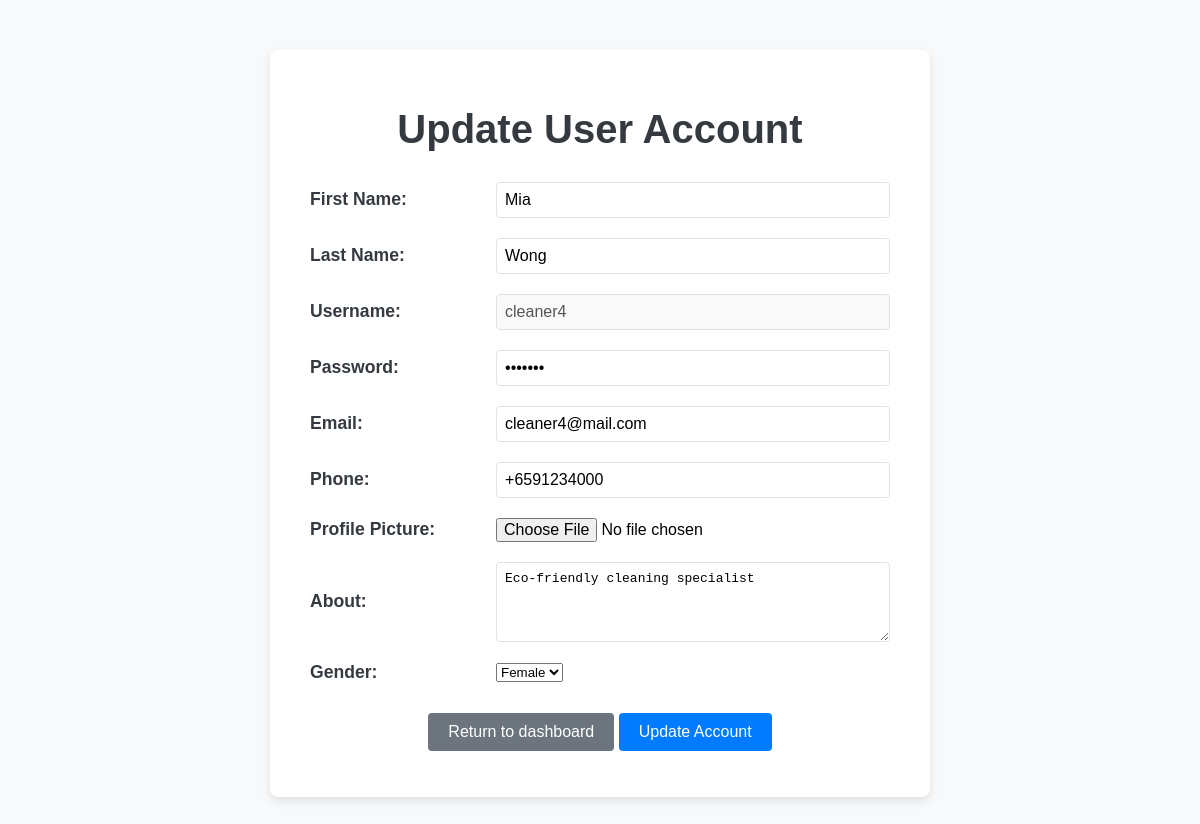
Page /cleaner/cleaner_update_profile.php?username=cleaner4 on the committed database.
### tables this page shows
CREATE TABLE IF NOT EXISTS `profile` (
  `profile_id` int(11) NOT NULL AUTO_INCREMENT,
  `user_id` int(11) NOT NULL,
  `first_name` varchar(256) NOT NULL,
  `last_name` varchar(256) NOT NULL,
  `about` varchar(256) NOT NULL,
  `gender` varchar(16) NOT NULL,
  `profile_image` longblob DEFAULT NULL,
  `status_id` int(11) DEFAULT NULL,
  PRIMARY KEY (`profile_id`),
  KEY `user_id` (`user_id`),
  KEY `status_id` (`status_id`)
);

CREATE TABLE IF NOT EXISTS `users` (
  `user_id` int(11) NOT NULL AUTO_INCREMENT,
  `username` varchar(256) NOT NULL,
  `password` varchar(256) NOT NULL,
  `role_id` int(11) DEFAULT NULL,
  `email` varchar(256) NOT NULL,
  `phone_num` varchar(256) NOT NULL,
  `status_id` int(11) DEFAULT NULL,
  PRIMARY KEY (`user_id`),
  UNIQUE KEY `username` (`username`),
  UNIQUE KEY `email` (`email`),
  UNIQUE KEY `phone_num` (`phone_num`),
  KEY `role_id` (`role_id`),
  KEY `status_id` (`status_id`)
);

### connectDatabase.php (called while the page is built, shortened)
<?php
class Database {
    private $servername;
    private $username;
    private $password;
    private $dbname;
    private $port;
    private $conn;
    public function __construct() {
        $this->servername = getenv('DB_HOST') ?: "127.0.0.1";
        $this->username = getenv('DB_USER') ?: "root";
        $this->password = getenv('DB_PASSWORD') ?: "";
        $this->dbname = getenv('DB_NAME') ?: "csit314";
        $this->port = getenv('DB_PORT') ?: 3307;
        $this->conn = $this->connect();
    }
    private function connect() {
        $conn = new mysqli($this->servername, $this->username, $this->password, $this->dbname, $this->port);
        return $conn;
    }
    public function getConnection() {
        return $this->conn;
    }
}
?>

### cleaner/cleaner_update_profile.php (the view, shortened to what this page needs)
<?php
require '../connectDatabase.php';
class UserAccount {
    private $conn;
    public function __construct($userData = null) {
        $database = new Database();
        $this->conn = $database->getConnection();
    }
    public function getUserDetails($username) {
        $stmt = $this->conn->prepare("
            SELECT u.*, p.first_name, p.last_name, p.about, p.gender
            FROM users u
            LEFT JOIN profile p ON u.user_id = p.user_id
            WHERE u.username = ?
        ");
        $stmt->bind_param("s", $username);
        $stmt->execute();
        $result = $stmt->get_result();
        $userData = $result->fetch_assoc();
        if ($userData) {
            $this->username = $userData['username'];
            $this->password = $userData['password'];
            $this->email = $userData['email'];
            $this->phone_num = $userData['phone_num'];
            $this->first_name = $userData['first_name'];
            $this->last_name = $userData['last_name'];
            $this->about = $userData['about'];
            $this->gender = $userData['gender'];
            return $this;
        }
        return null;
    }
}
class UpdateAgentAccountInformationController {
    private $useraccount;
    public function __construct() {
        $this->useraccount = new UserAccount();
    }
    public function getUserAccount($username) {
        return $this->useraccount->getUserDetails($username);
    }
}
class UpdateAgentAccountInformationPage {
    private $controller;
    public function __construct() {
        $this->controller = new UpdateAgentAccountInformationController();
    }
    public function UpdateAgentAccountInformationUI() {
        $username = $_GET['username'];
        $userAccount = $this->controller->getUserAccount($username);
        ?>
        <html>
            <head>
            </head>
            <body>
                <div class="form-container">
                    <h1>Update User Account</h1>
                    <form method="POST" enctype="multipart/form-data">
                        <table>
                            <tr>
                                <td><label for="first_name">First Name:</label></td>
                                <td><input type="text" id="first_name" name="first_name" value="<?= htmlspecialchars($userAccount->first_name); ?>" required /></td>
                            </tr>
                            <tr>
                                <td><label for="last_name">Last Name:</label></td>
                                <td><input type="text" id="last_name" name="last_name" value="<?= htmlspecialchars($userAccount->last_name); ?>" required /></td>
                            </tr>
                            <tr>
                                <td><label for="username">Username:</label></td>
                                <td><input type="text" id="username" name="username" value="<?= htmlspecialchars($userAccount->username); ?>" disabled /></td>
                            </tr>
                            <tr>
                                <td><label for="password">Password:</label></td>
                                <td><input type="password" id="password" name="password" value="<?= htmlspecialchars($userAccount->password); ?>" required /></td>
                            </tr>
                            <tr>
                                <td><label for="email">Email:</label></td>
                                <td><input type="email" id="email" name="email" value="<?= htmlspecialchars($userAccount->email); ?>" required /></td>
                            </tr>
                            <tr>
                                <td><label for="phone_num">Phone:</label></td>
                                <td><input type="text" id="phone_num" name="phone_num" value="<?= htmlspecialchars($userAccount->phone_num); ?>" required /></td>
                            </tr>
                            <tr>
                                <td><label for="profile_image">Profile Picture:</label></td>
                                <td><input type="file" id="profile_image" name="profile_image" /></td>
                            </tr>
                            <tr>
                                <td><label for="about">About:</label></td>
                                <td><textarea id="about" name="about"><?= htmlspecialchars($userAccount->about); ?></textarea></td>
                            </tr>
                            <tr>
                                <td><label for="gender">Gender:</label></td>
                                <td>
                                    <select id="gender" name="gender">
                                        <option value="Female" <?php echo ($userAccount->gender === 'Female') ? 'selected' : ''; ?>>Female</option>
                                    </select>
                                </td>
                            </tr>
                        </table>
                        <div class="button-container">
                            <button type="button" onclick="window.location.href='cleaner_dashboard.php'">Return to dashboard</button>
                            <button type="submit">Update Account</button>
                        </div>
                    </form>
                </div>
            </body>
            </html>
        <?php
    }
}
$page = new UpdateAgentAccountInformationPage();
$page->handleFormSubmission();
$page->updateAgentAccountInformationUI();
?>

### cleaner/cleaner_update_profile.php (style rules this page uses)
body { font-family: Arial, sans-serif; background-color: #f8f9fa; margin: 0; padding: 0; }
.form-container { max-width: 600px; margin: 50px auto; padding: 30px; background-color: #ffffff; box-shadow: 0 4px 8px rgba(0, 0, 0, 0.1); border-radius: 8px; }
.form-container h1 { font-size: 2.5em; text-align: center; color: #343a40; margin-bottom: 20px; }
.form-container table { width: 100%; border-collapse: collapse; }
.form-container td { padding: 10px; }
.form-container label { font-size: 1.1em; color: #343a40; font-weight: bold; }
.form-container input[type="text"], .form-container input[type="email"], .form-container input[type="password"], .form-container textarea { width: 100%; padding: 8px; border: 1px solid #dee2e6; border-radius: 4px; font-size: 1em; }
.form-container input[type="file"] { font-size: 1em; }
.form-container textarea { resize: vertical; height: 80px; }
.form-container button { background-color: #007bff; color: white; font-size: 1em; padding: 10px 20px; border: none; border-radius: 4px; cursor: pointer; transition: background-color 0.3s ease; }
.form-container button[type="button"] { background-color: #6c757d; }
.form-container .button-container { text-align: center; margin-top: 20px; }

### rows in the picture
profile: first_name "Mia", last_name "Wong", username "cleaner4", email "cleaner4@mail.com", phone_num "+6591234000", about "Eco-friendly cleaning specialist", gender "Female"
